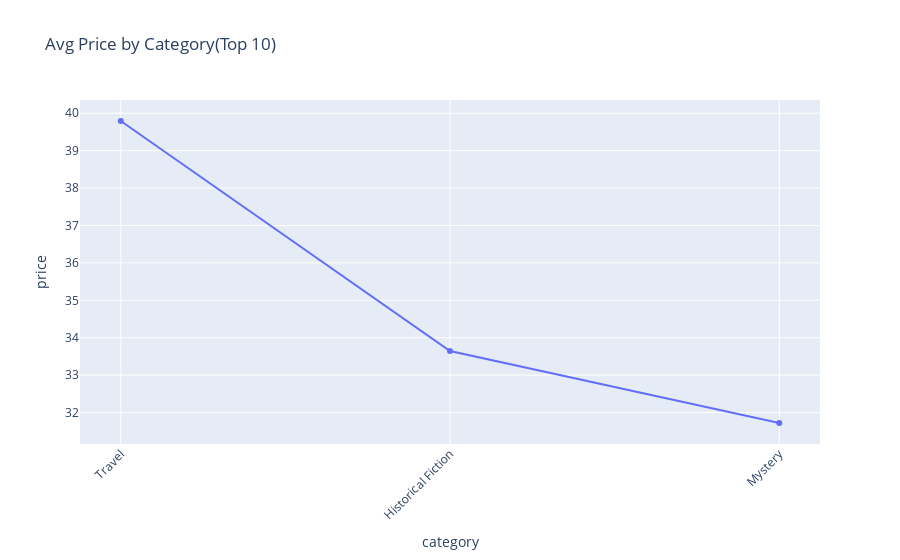

The notebook cell this image was saved under:
### Markdown cell above
## 선그래프 생성

### Code cell
#카테고리별 도서에 대한 평균가 비교
fig = px.line(
    cat_avg,
    x="category",
    y="price",
    markers=True, # 마커로 꺾인곳에 마킹하기
    title = "Avg Price by Category(Top 10)"
)

#틱 수정하기
fig.update_layout(xaxis_tickangle=-45)

fig.show()

# print(df)
# print(df.shape) #[69 rows x 6 columns] , (69, 6)
# print(df.info()) # dtypes: bool(1), float64(1), int64(1), object(3)

### Figure 1 — Plotly figure (JSON) as saved in the notebook; plotly's stock layout.template omitted (floating-point values rounded to 4 significant figures)
{"data": [{"hovertemplate": "category=%{x}<br>price=%{y}<extra></extra>", "legendgroup": "", "line": {"color": "#636efa", "dash": "solid"}, "marker": {"symbol": "circle"}, "mode": "lines+markers", "name": "", "orientation": "v", "showlegend": false, "type": "scatter", "x": ["Travel", "Historical Fiction", "Mystery"], "xaxis": "x", "y": [39.79, 33.64, 31.72], "yaxis": "y"}], "layout": {"legend": {"tracegroupgap": 0}, "title": {"text": "Avg Price by Category(Top 10)"}, "xaxis": {"anchor": "y", "domain": [0, 1], "tickangle": -45, "title": {"text": "category"}}, "yaxis": {"anchor": "x", "domain": [0, 1], "title": {"text": "price"}}}}
